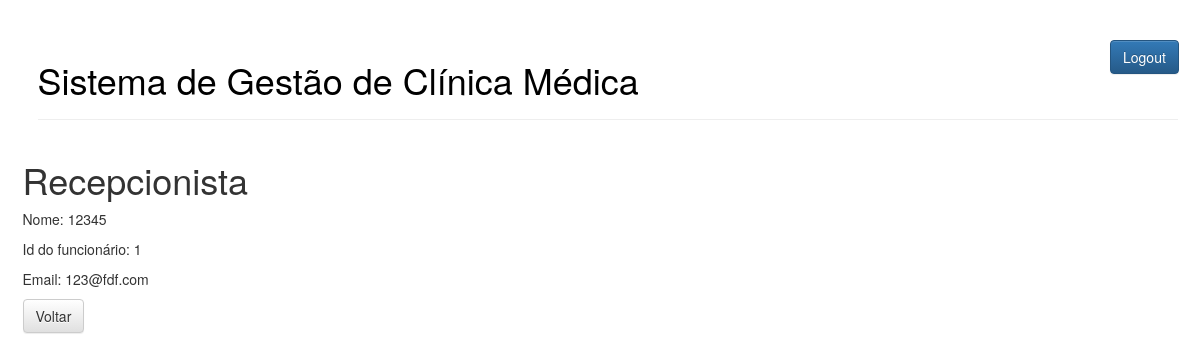
Page /recepcionista/1/ (signed in) on the committed database.
### tcc/models.py (models this page shows)
class Funcionario(models.Model):
	class Meta:
		abstract = True
	nome_funcionario = models.CharField(max_length=200)
	email_funcionario = models.CharField(max_length=250, default='funcionario@email.com')
	cpf_funcionario = models.CharField(unique=True, max_length=11)

class Recepcionista(Funcionario):
	id_recepcionista = models.AutoField(primary_key=True)

### tcc/views.py (the view)
# urls.py: path('recepcionista/<int:recepcionista_id>/', views.get_recepcionista_byid, name='get_recepcionista_byid'),
def get_recepcionista_byid(request, recepcionista_id):
	recepcionista = Recepcionista.objects.get(pk=recepcionista_id)
	return render(request, "tcc/recepcionista-details.html", {'recepcionista': recepcionista})

### tcc/templates/tcc/recepcionista-details.html
{% extends 'tcc/base.html' %}
{% block content %}
	<h1>Recepcionista</h1>
	<p>Nome: {{ recepcionista.nome_funcionario }}</p>
	<p>Id do funcionário: {{ recepcionista.id_recepcionista }} </p>
	<p>Email: {{ recepcionista.email_funcionario }}</p>
	<a class="btn btn-default" href="{% url 'get_all_recepcionista' %}" role="button">Voltar</a>
{% endblock %}

### tcc/static/css/projeto.css (style rules this page uses)
body { padding-left: 15px; }

### rows in the picture
Recepcionista: nome_funcionario "12345", id_recepcionista "1", email_funcionario "123@fdf.com"
